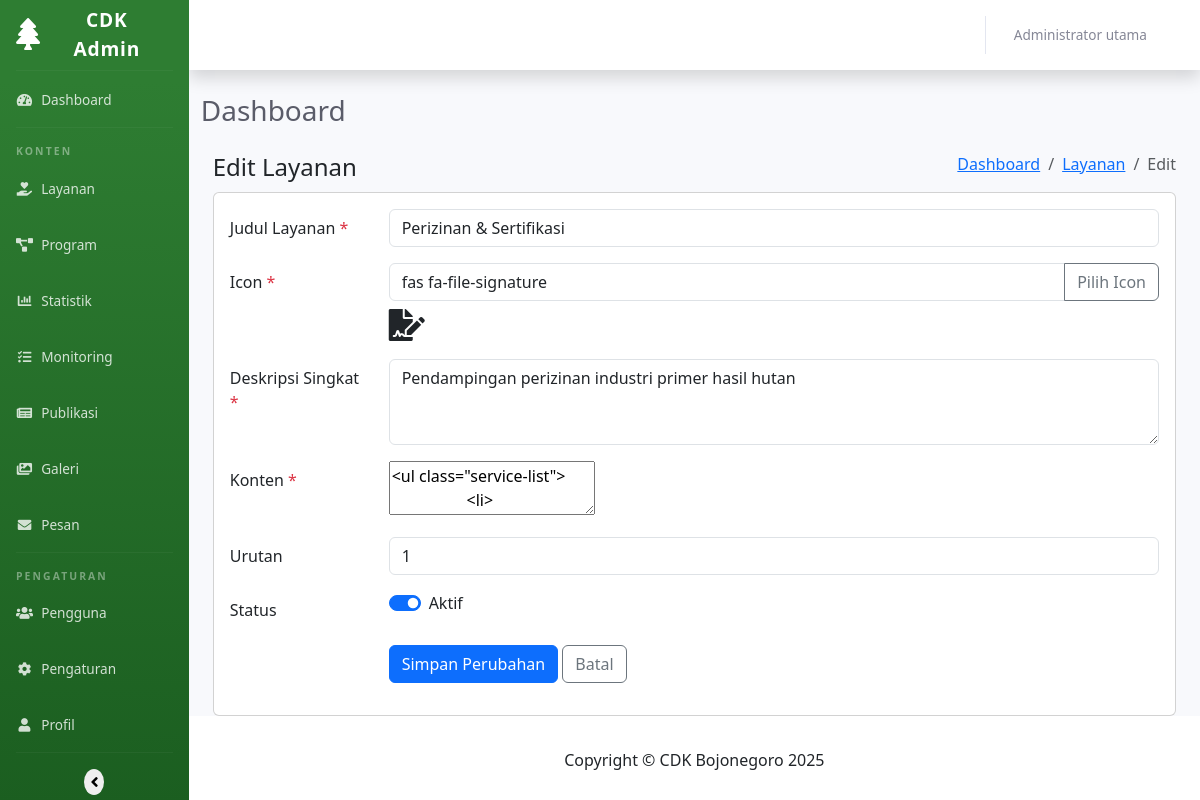
The app's page /admin/modules/layanan/edit.php?id=1 (signed in), older data.
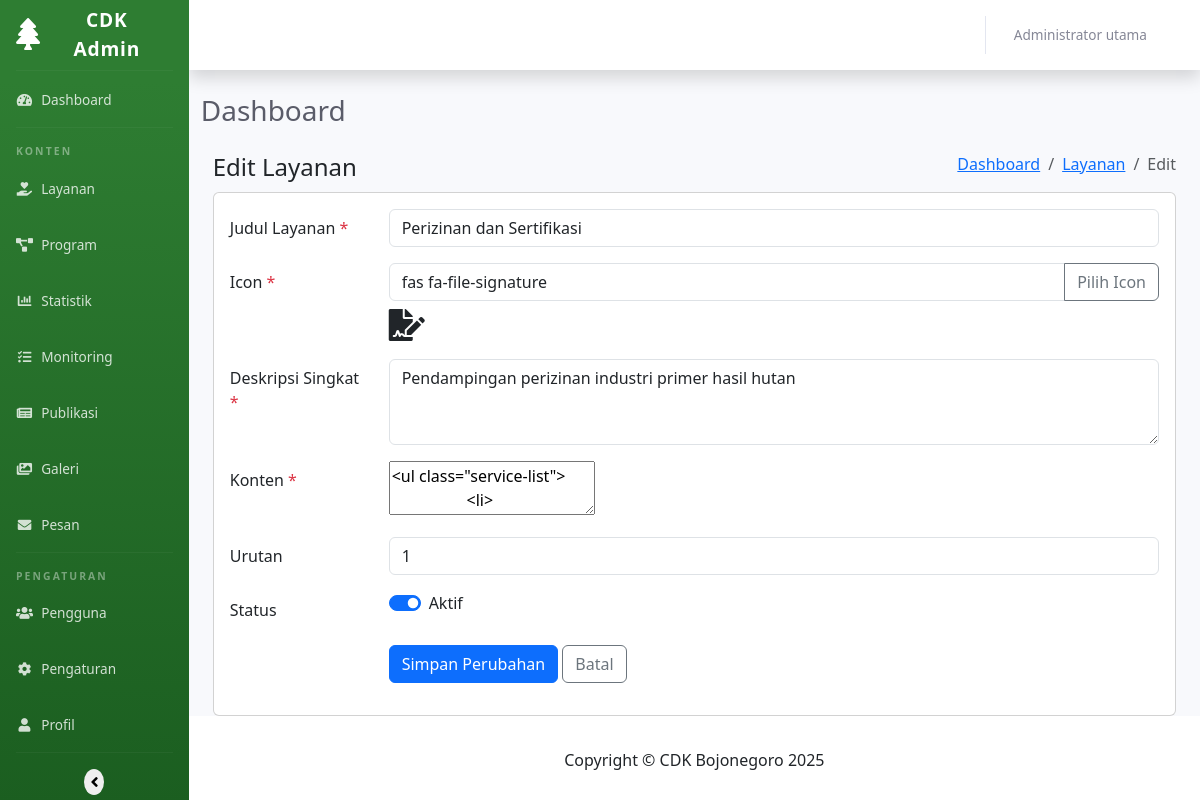
The same page, newer data.
### tables this page shows
CREATE TABLE `services`  (
  `id` int(0) NOT NULL AUTO_INCREMENT,
  `title` varchar(100) NOT NULL,
  `icon` varchar(50) NOT NULL,
  `description` text NULL,
  `content` text NULL,
  `order_number` int(0) NULL DEFAULT 0,
  `is_active` tinyint(1) NULL DEFAULT 1,
  `created_at` timestamp(0) NULL DEFAULT CURRENT_TIMESTAMP(0),
  `updated_at` timestamp(0) NULL DEFAULT CURRENT_TIMESTAMP(0) ON UPDATE CURRENT_TIMESTAMP(0),
  PRIMARY KEY (`id`) USING BTREE
);

### admin/modules/layanan/edit.php (the view, shortened to what the changed rows need)
<?php
require_once BASE_PATH . '/includes/config.php';
$id = (int) $_GET['id'];
try {
    $stmt = $pdo->prepare("SELECT * FROM services WHERE id = ?");
    $stmt->execute([$id]);
    $service = $stmt->fetch();
} catch (PDOException $e) {
    $_SESSION['message'] = 'Error: ' . $e->getMessage();
    $_SESSION['message_type'] = 'danger';
    header('Location: index.php');
    exit;
}
$title = $service['title'];
$icon = $service['icon'];
$description = $service['description'];
$content = $service['content'];
$order_number = $service['order_number'];
$is_active = $service['is_active'];
include_once ADMIN_PATH . '/includes/header.php';
?>
<div class="content-wrapper">
    <div class="container-fluid">
        <div class="row">
            <div class="col-12">
                <div class="card">
                    <div class="card-body">
                        <form action="" method="post">
                            <div class="mb-3 row">
                                <div class="col-md-10">
                                    <input type="text" class="form-control" id="title" name="title" value="<?php echo htmlspecialchars($title); ?>" required>
                                </div>
                            </div>
                            <div class="mb-3 row">
                                <div class="col-md-10">
                                    <div class="input-group">
                                        <input type="text" class="form-control" id="icon" name="icon" value="<?php echo htmlspecialchars($icon); ?>" required>
                                        <button class="btn btn-outline-secondary" type="button" id="iconPicker">Pilih Icon</button>
                                    </div>
                                </div>
                            </div>
                            <div class="mb-3 row">
                                <div class="col-md-10">
                                    <textarea class="form-control" id="description" name="description" rows="3" required><?php echo htmlspecialchars($description); ?></textarea>
                                </div>
                            </div>
                            <div class="mb-3 row">
                                <div class="col-md-10">
                                    <textarea class="summernote" id="content" name="content"><?php echo htmlspecialchars($content); ?></textarea>
                                </div>
                            </div>
                            <div class="mb-3 row">
                                <div class="col-md-10">
                                    <input type="number" class="form-control" id="order_number" name="order_number" value="<?php echo (int)$order_number; ?>">
                                </div>
                            </div>
                            <div class="mb-3 row">
                                <div class="col-md-10">
                                    <div class="form-check form-switch">
                                        <input class="form-check-input" type="checkbox" id="is_active" name="is_active" <?php echo $is_active ? 'checked' : ''; ?>>
                                        <label class="form-check-label" for="is_active">Aktif</label>
                                    </div>
                                </div>
                            </div>
                        </form>
                    </div>
                </div>
            </div>
        </div>
    </div>
</div>
                <?php
                include_once ADMIN_PATH . '/includes/footer.php';
                ?>

Row changes from the older to the newer data that the page shows:
changed services "fas fa-file-signature": title "Perizinan & Sertifikasi" → "Perizinan dan Sertifikasi"
